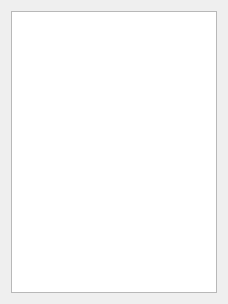
<?xml version="1.0" encoding="UTF-8"?>
<ui version="4.0">
 <class>VehicleInfoWidget</class>
 <widget class="QWidget" name="VehicleInfoWidget">
  <property name="geometry">
   <rect>
    <x>0</x>
    <y>0</y>
    <width>228</width>
    <height>304</height>
   </rect>
  </property>
  <property name="windowTitle">
   <string>Form</string>
  </property>
  <layout class="QGridLayout" name="gridLayout">
   <item row="0" column="0">
    <widget class="QTextBrowser" name="textBrowser"/>
   </item>
  </layout>
 </widget>
 <resources/>
 <connections/>
</ui>
